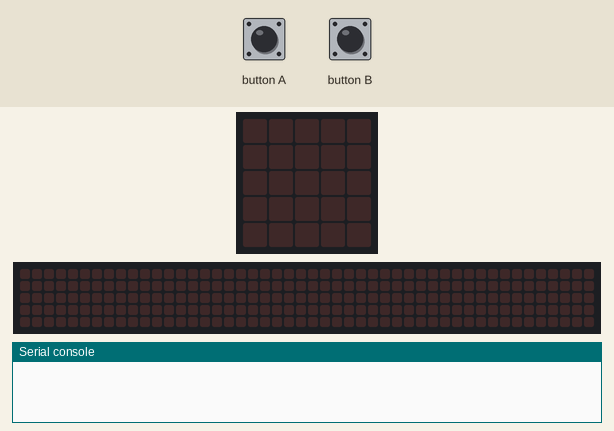
Simulated run of this program. Board: Calliope mini (MakeCode). Shown: the board's 5×5 LED display, a strip that is not on the board, showing the scrolling text unrolled, the last lines printed to the serial console. Inputs (shaded band) come from the test bench. No radio messages arrive unless stated (any console line starting 'radio sent:' is added by the test bench); the 48×5 strip is a reading aid, not a part: it shows the text the display is scrolling, unrolled, one strip-width of it at a time.

Above: at 1.2 s.
1.3 s: button A pressed for 0.15 s
At 3.0 s:
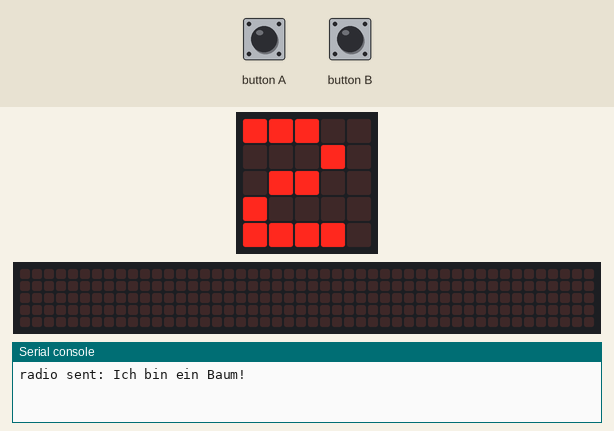
4.4 s: button B pressed for 0.15 s
At 5.4 s:
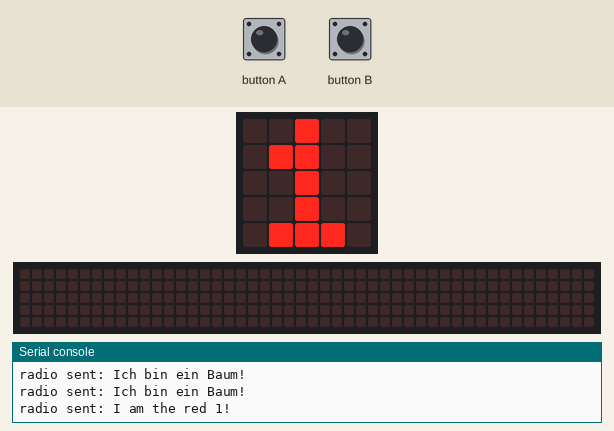
6.0 s: button A pressed for 0.15 s
At 11.33 s:
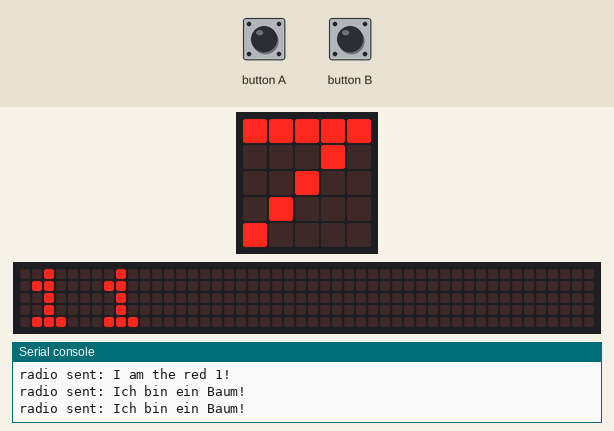
12.1 s: button B pressed for 0.15 s
At 14.4 s:
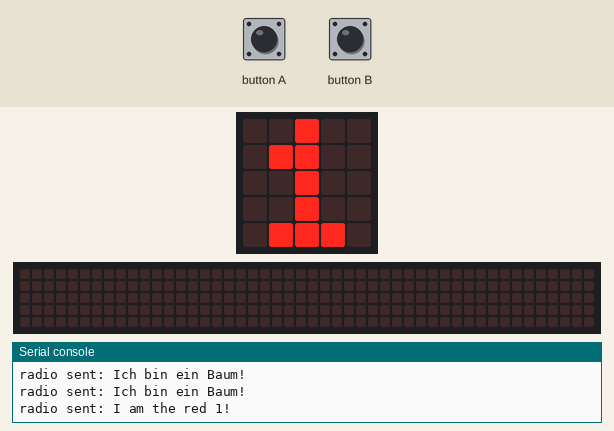
Timing chart, 0 to 15.9 s (numbered marks = the images above; inputs shaded):
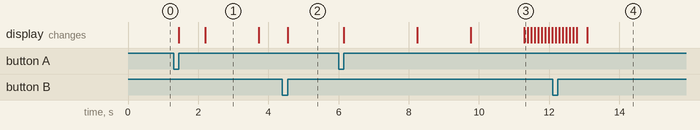

The program:

main.ts
```typescript
radio.onReceivedNumber(function (receivedNumber) {
    // SECOND TREASURE
    if (mode == 2) {
        music.playTone(receivedNumber, music.beat(BeatFraction.Sixteenth))
    }
})
// THIRD TREASURE - needs written hint: Ich bin prim prim prima und deshalb weiß meine Gruppe die Antwort auf die Frage nach dem Leben, dem Universum und dem ganzen Rest
function emitSignalAlternating (intervalInSeconds: number) {
    radio.setGroup(42)
    radio.setTransmitPower(7)
    radio.setTransmitSerialNumber(true)
    // band range: 0 - 83
    // prime numbers in the band
    // 2, 3, 5, 7, 11, 13, 17, 19, 23, 29, 31, 37, 41, 43, 47, 53, 59, 61, 67, 71, 73, 79, 83
    band = primeNumbers.shift()
    primeNumbers.push(band)
    basic.showNumber(band, 100)

    radio.setFrequencyBand(band)
    radio.sendString("Ich bin ein Baum!")
    basic.pause(intervalInSeconds * 1000)
}
// FIRST TREASURE
function emitSignal (intervalInSeconds: number) {
    radio.setGroup(1)
    radio.setTransmitPower(7)
    radio.setTransmitSerialNumber(true)
    radio.setFrequencyBand(0)
    /*
    radio.sendString("I am the red 1! Tell number 6 to make more noise")
    :/ 19 character limit. Message needs to be split and written note
    */
    radio.sendString("I am the red 1!")
    basic.pause(intervalInSeconds * 1000)
}
// SECOND TREASURE - needs written hint: "Tell number 6 to make more noise"
function activeBeaconMode () {
    radio.setGroup(6)
    radio.setTransmitPower(7)
    radio.setTransmitSerialNumber(true)
    radio.setFrequencyBand(0)
}
input.onButtonPressed(Button.A, function () {
    mode = mode - 1
    if (mode < 1) {
        mode = 3
    }
    basic.showNumber(mode)
})
input.onButtonPressed(Button.B, function () {
    mode = mode + 1
    if (mode > 3) {
        mode = 1
    }
    basic.showNumber(mode)
})

basic.forever(function () {
    if (mode == 1) {
        emitSignal(3)
    }
    if (mode == 2) {
        activeBeaconMode()
    }
    if (mode == 3) {
        emitSignalAlternating(1)
    }
})

let band = 0
let mode = 0
let primeNumbers: number[] = []
let group = 0
primeNumbers = [2, 3, 5, 7, 11, 13, 17, 19, 23, 29, 31, 37, 41, 43, 47, 53, 59, 61, 67, 71, 73, 79, 83]
```

test.ts
```typescript
// Hier kann man Tests durchführen; diese Datei wird nicht kompiliert, wenn dieses Paket als Erweiterung verwendet wird.
```

Measured:
- after the input at 1.3 s, the display: first changes after 0.15 s (image 1 shows a later state)
- after the input at 4.4 s, the display: changes after 0.15 s (image 2)
- after the input at 6.0 s, the display: first changes after 0.15 s (image 3 shows a later state)
- what the display in image 1 shows lasts 1.5 s, from 2.2 s to 3.7 s
